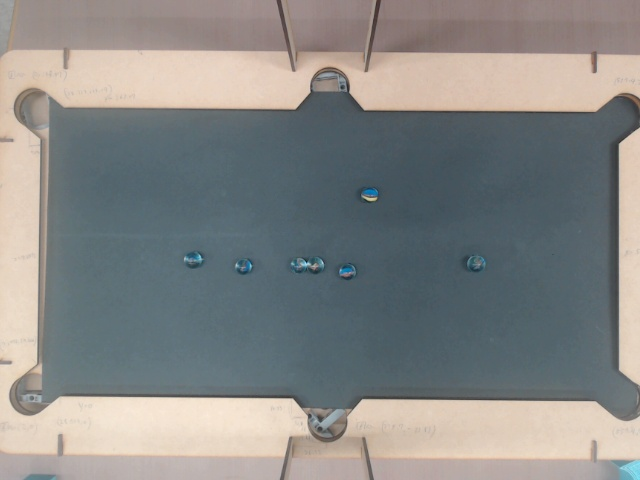
#> input picture test1.jpg, 640 x 480 px, given in place of the camera
$ python no_depth_test.py
#> lines starting #> are read from the running program, lines starting #| are printed output that depends on the picture; after the words box and inside, x2 and y2 are one past the last pixel; in counts of white or black regions, pixels touching at a corner belong together
import cv2
import numpy as np

try:
    print(1)
    cap = cv2.VideoCapture(0, cv2.CAP_DSHOW)
    cap.set(cv2.CAP_PROP_AUTOFOCUS, 0)
    # cap.set(cv2.CAP_PROP_SETTINGS, 1)
    print(2)
    if not cap.isOpened():
        print("exit")
        exit(0)
except Exception as e:
    print(e)
    exit()

thresh = 156
h = 11
s = 73
v = 32
AREA_THRESH_MIN = 60
AREA_THRESH_MAX = 500
CIRCLE_RADIUS = 10
OPEN_RADIUS = 9


small_kernel = cv2.getStructuringElement(cv2.MORPH_ELLIPSE, (OPEN_RADIUS, OPEN_RADIUS))
small_kernel = small_kernel | small_kernel.T
kernel = cv2.getStructuringElement(cv2.MORPH_ELLIPSE, (CIRCLE_RADIUS, CIRCLE_RADIUS))
# kernel = 1-kernel
kernel = kernel|kernel.T
# kernel = np.array(
#     [
#         [0, 1, 1, 1, 0],
#         [1, 1, 1, 1, 1],
#         [1, 1, 1, 1, 1],
#         [1, 1, 1, 1, 1],
#         [0, 1, 1, 1, 0],
#     ], dtype=np.uint8
# )

while 1:
    ret, frame = cap.read()
#> frame is the input picture: shape (480, 640, 3); mean B, G, R 134, 135.6, 134.8
    width, height = frame.shape[:2]
#> width = 480; height = 640
    # 480, 640
    # print(width, height)
    # hsv = cv2.cvtColor(frame, cv2.COLOR_BGR2HSV)
    hsv = cv2.cvtColor(cv2.GaussianBlur(frame, (9, 9), 0), cv2.COLOR_BGR2HSV)
#> hsv: shape (480, 640, 3); mean H, S, V 59.5, 46, 147.2
    # print(hsv[frame.shape[0]//2, frame.shape[1]//2])
    data = hsv[frame.shape[0]//2, frame.shape[1]//2]
#> data = [99, 65, 102]
    high = np.array([data[0] + h, data[1] + s, data[2] + v])
#> high = [110, 138, 134]
    low = np.array([data[0] - h, data[1] - s, data[2] - v])
#> low = [88, -8, 70]
    filter_hsv = cv2.inRange(hsv, low, high)
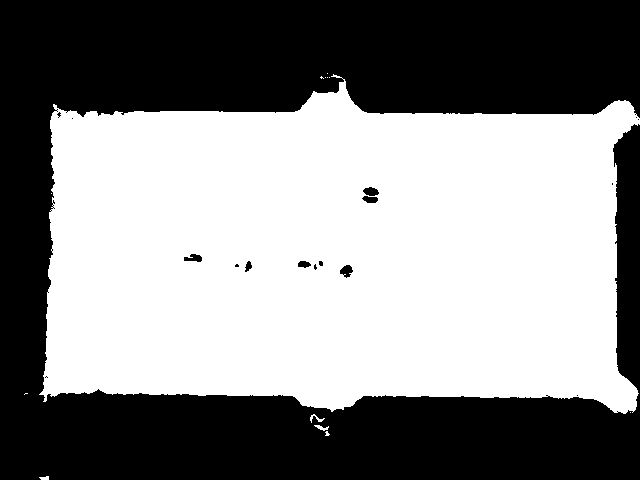
#> filter_hsv: shape (480, 640); 53.3% white; 17 black regions (10 under 20 px), largest, box (x1, y1, x2, y2) and area: (0, 0, 640, 480) 142931, (340, 265, 353, 278) 107, (363, 187, 379, 196) 103
    cv2.imshow("hsv", filter_hsv)
    neg = cv2.bitwise_not(filter_hsv)

    cv2.imshow("neg", neg)

    closed_hsv = cv2.dilate(neg, kernel)
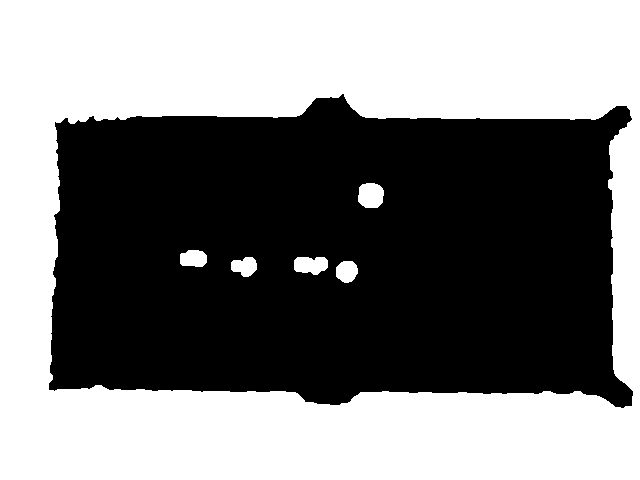
#> closed_hsv: shape (480, 640); 50.3% white; 1 black region, box (x1, y1, x2, y2) and area: (49, 94, 633, 408) 152585
    closed_hsv = cv2.erode(closed_hsv, kernel)
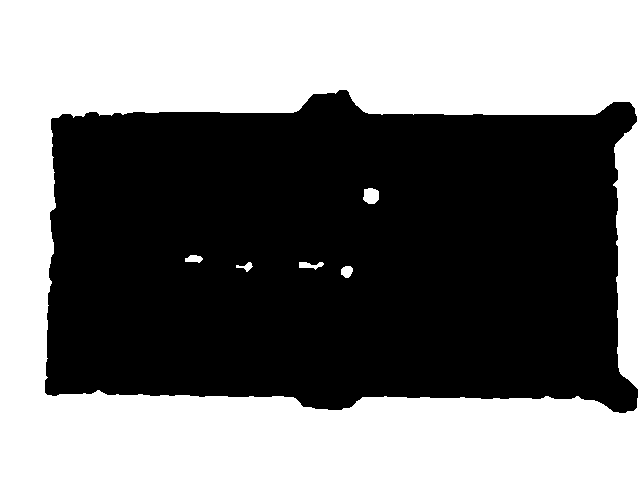
#> closed_hsv: shape (480, 640); 47% white; 6 white regions, box (x1, y1, x2, y2) and area: (0, 0, 640, 480) 143628, (363, 188, 379, 204) 211, (299, 262, 324, 270) 118, (341, 266, 353, 278) 112, (185, 255, 203, 263) 104, (236, 262, 253, 272) 74

    cv2.imshow("morph", closed_hsv)
    closed_hsv = cv2.bitwise_not(closed_hsv)
#> closed_hsv: shape (480, 640); 53% white; 6 black regions
    # closed_hsv = cv2.(closed_hsv, kernel)
    contours, hie = cv2.findContours(closed_hsv, cv2.RETR_TREE, cv2.CHAIN_APPROX_SIMPLE)
#> contours = 6 contours; box (x1, y1, x2, y2) and area: (45, 90, 638, 413) 162688, (362, 187, 380, 205) 236, (298, 261, 325, 271) 146, (340, 265, 354, 279) 129, (184, 254, 204, 264) 124, (235, 261, 254, 273) 94; hie = [[-1, -1, 1, -1], [2, -1, -1, 0], [3, 1, -1, 0], [4, 2, -1, 0], [5, 3, -1, 0], [-1, 4, -1, 0]]
    # print(len(contours))
    for cnt in contours:
        area = cv2.contourArea(cnt)
        if area < AREA_THRESH_MIN or area > AREA_THRESH_MAX:
            continue
        M = cv2.moments(cnt)
        cx = int(M["m10"]/M["m00"])
        cy = int(M["m01"]/M["m00"])
        cv2.circle(frame, (cx, cy), CIRCLE_RADIUS, (0, 255, 0), 1)
#> this loop made 6 passes
#> (area, cx, cy) on passes 2 to 6: (129, 346, 271), (146, 309, 264), (93.5, 245, 266), (124, 193, 258), (235.5, 370, 195)
#> area on pass 1: 162687.5
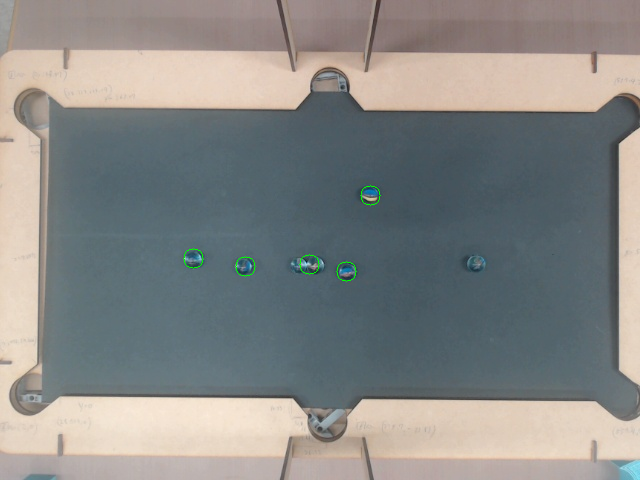
#> frame: shape (480, 640, 3); 0.09% of pixels changed, all inside (x1, y1, x2, y2) = (183, 185, 381, 282)

    # gray = cv2.cvtColor(frame, cv2.COLOR_BGR2GRAY)
    # blur = cv2.GaussianBlur(gray, (5, 5), 0)

    # # canny = cv2.Canny(blur, 50, 100)
    # ret, canny = cv2.threshold(blur, thresh, 255, cv2.THRESH_BINARY)
    # cv2.imshow('canny', canny)
    # contours, hie = cv2.findContours(canny, cv2.RETR_TREE, cv2.CHAIN_APPROX_SIMPLE)
    # # print(len(contours))
    # for cnt in contours:
    #     area = cv2.contourArea(cnt)
    #     # print(area, end=" ")
    #     if area < 100:
    #         continue
    #     M = cv2.moments(cnt)

    #     # cx = int(M["m10"]/M["m00"])
    #     # cy = int(M["m01"]/M["m00"])
    #     # rect = cv2.minAreaRect(cnt)
    #     # box = cv2.boxPoints(rect)
    #     # box = np.int0(box)
    #     # rect = cv2.boundingRect(cnt)
    #     # cv2.rectangle(frame, *rect)
    #     cv2.drawContours(frame, cnt, -1, (255, 0, 0), 3)
    # print()
    cv2.circle(frame, (frame.shape[1]//2, frame.shape[0]//2), 10, (0, 0, 255), 1)
#> frame: shape (480, 640, 3); 0.02% of pixels changed, all inside (x1, y1, x2, y2) = (310, 230, 331, 251)
    cv2.imshow("frame", frame)
    key = cv2.waitKey(1)
#> (key q is pressed here)
    if key == ord("q"):
        break
    elif key == ord('6'):
        thresh += 1
        print(thresh)
    elif key == ord('4'):
        thresh -= 1
        print(thresh)
    elif key == ord('h'):
        h += 1
        print(h, s, v)
    elif key == ord('g'):
        h -= 1
        print(h, s, v)
    elif key == ord('s'):
        s += 1
        print(h, s, v)
    elif key == ord('a'):
        s -= 1
        print(h, s, v)
    elif key == ord('v'):
        v += 1
        print(h, s, v)
    elif key == ord('c'):
        v -= 1
        print(h, s, v)
    elif key == ord('r'):
        h, s, v = 11, 73, 32
        print(h, s, v)


cap.release()
cv2.destroyAllWindows()
